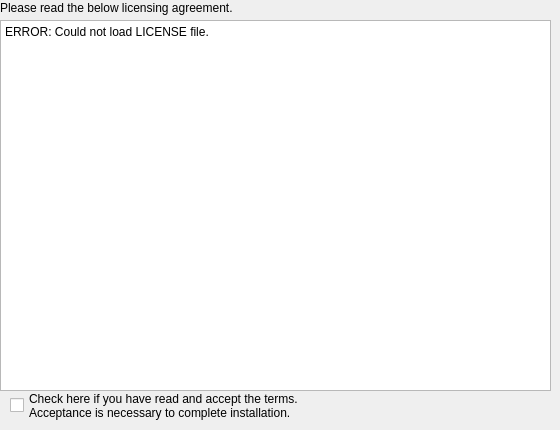
  <widget class="licensePage" name="licensePage">
   <property name="title">
    <string>Dancing Mad Final Beta Installer</string>
   </property>
   <property name="subTitle">
    <string>License Agreement</string>
   </property>
   <attribute name="pageId">
    <string notr="true">license</string>
   </attribute>
   <widget class="QTextBrowser" name="licenseBrowser">
    <property name="geometry">
     <rect>
      <x>0</x>
      <y>20</y>
      <width>551</width>
      <height>371</height>
     </rect>
    </property>
    <property name="html">
     <string>&lt;!DOCTYPE HTML PUBLIC &quot;-//W3C//DTD HTML 4.0//EN&quot; &quot;http://www.w3.org/TR/REC-html40/strict.dtd&quot;&gt;
&lt;html&gt;&lt;head&gt;&lt;meta name=&quot;qrichtext&quot; content=&quot;1&quot; /&gt;&lt;style type=&quot;text/css&quot;&gt;
p, li { white-space: pre-wrap; }
&lt;/style&gt;&lt;/head&gt;&lt;body style=&quot; font-family:'MS Shell Dlg 2'; font-size:7.8pt; font-weight:400; font-style:normal;&quot;&gt;
&lt;p style=&quot; margin-top:12px; margin-bottom:12px; margin-left:0px; margin-right:0px; -qt-block-indent:0; text-indent:0px;&quot;&gt;&lt;span style=&quot; font-family:'Sans Serif'; font-size:9pt;&quot;&gt;ERROR: Could not load LICENSE file.&lt;/span&gt;&lt;/p&gt;&lt;/body&gt;&lt;/html&gt;</string>
    </property>
   </widget>
   <widget class="QLabel" name="licenseLabel">
    <property name="geometry">
     <rect>
      <x>0</x>
      <y>0</y>
      <width>551</width>
      <height>16</height>
     </rect>
    </property>
    <property name="text">
     <string>&lt;html&gt;&lt;head/&gt;&lt;body&gt;&lt;p&gt;Please read the below licensing agreement.&lt;/p&gt;&lt;/body&gt;&lt;/html&gt;</string>
    </property>
   </widget>
   <widget class="QCheckBox" name="licenseAccepted">
    <property name="geometry">
     <rect>
      <x>10</x>
      <y>390</y>
      <width>531</width>
      <height>31</height>
     </rect>
    </property>
    <property name="text">
     <string>Check here if you have read and accept the terms.
Acceptance is necessary to complete installation.</string>
    </property>
   </widget>
  </widget>
